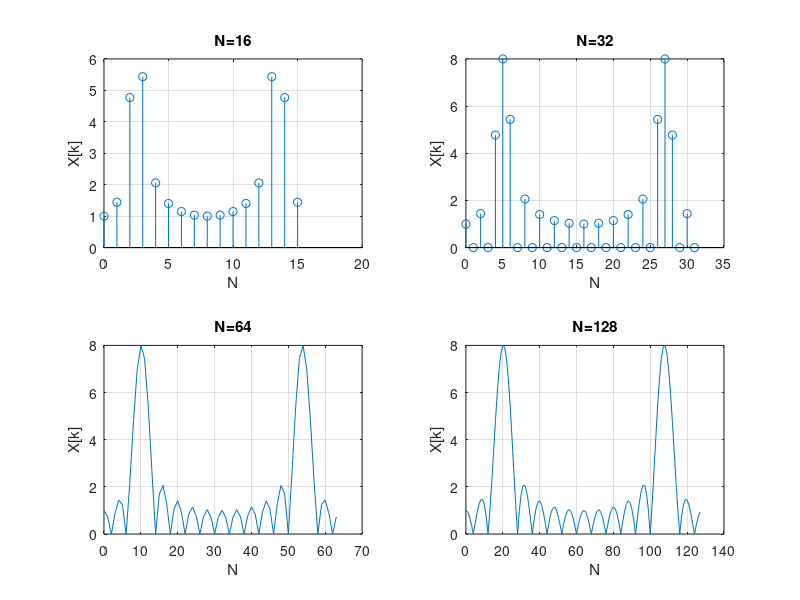

This figure's MATLAB source: (Note: this script raises an error after producing the figure.)
n=0:50;
w=0:0.01:2*pi;
N0 = 1;
L=16;
fs=64;
f0=10;
wn= (0<=n) & (n<=L-1);
pn=cos((2*pi*f0*n)/fs);
xn= pn .* wn;

Y1=fft(xn,16);
Y2=fft(xn,32);
Y3=fft(xn,64);
Y4=fft(xn,128);

n1=0:15;
n2=0:31;
n3=0:63;
n4=0:127;

figure;

%-------------------------N=16---------------------------------
subplot(2,2,1);
stem(n1,abs(Y1));
title("N=16");
xlabel("N");
ylabel("X[k]");
grid on;

%-------------------------N=32---------------------------------
subplot(2,2,2);
stem(n2,abs(Y2));
title("N=32");
xlabel("N");
ylabel("X[k]");
grid on;

%-------------------------N=64---------------------------------
subplot(2,2,3);
plot(n3,abs(Y3));
title("N=64");
xlabel("N");
ylabel("X[k]");
grid on;

%-------------------------N=128---------------------------------
subplot(2,2,4);
plot(n4,abs(Y4));
title("N=128");
xlabel("N");
ylabel("X[k]");
grid on;
sgtitle("FFT");